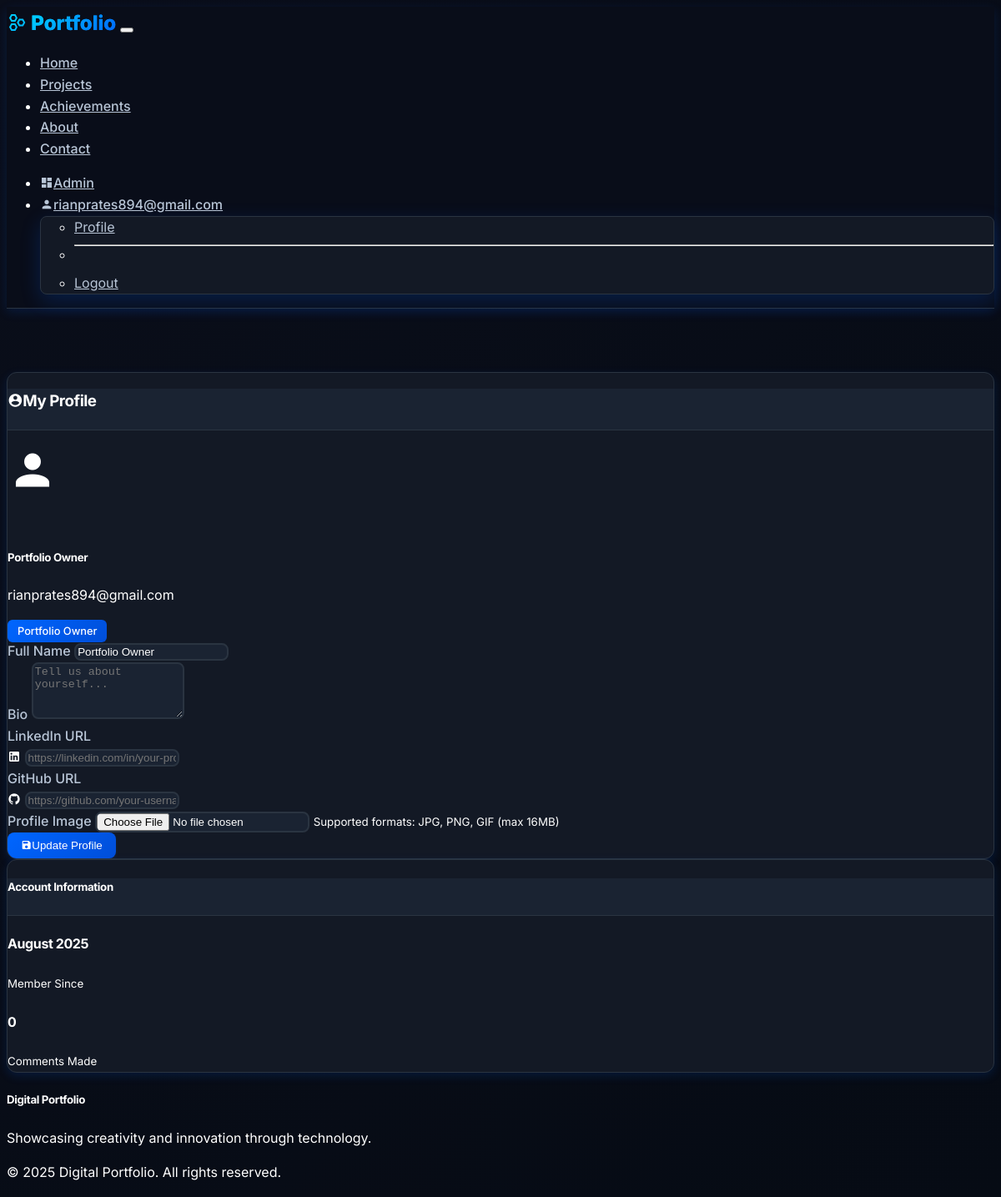
/auth/profile (signed in), run on the app's committed database.
### models.py (models this page shows)
class User(UserMixin, db.Model):
    id = db.Column(db.Integer, primary_key=True)
    username = db.Column(db.String(64), unique=True, nullable=False)
    email = db.Column(db.String(120), unique=True, nullable=False)
    password_hash = db.Column(db.String(256), nullable=False)
    full_name = db.Column(db.String(100))
    bio = db.Column(Text)
    profile_image = db.Column(db.String(200))
    linkedin_url = db.Column(db.String(300))
    github_url = db.Column(db.String(300))
    is_owner = db.Column(db.Boolean, default=False)
    created_at = db.Column(db.DateTime, default=datetime.utcnow)
    comments = db.relationship('Comment', backref='author', lazy=True)
    likes = db.relationship('Like', backref='user', lazy=True)

### routes/auth.py (the view, shortened to what this page needs)
@auth_bp.route('/profile', methods=['GET', 'POST'])
@login_required
def profile():
    form = ProfileForm()
    form.full_name.data = current_user.full_name
    form.bio.data = current_user.bio
    form.linkedin_url.data = current_user.linkedin_url
    form.github_url.data = current_user.github_url
    return render_template('auth/profile.html', form=form)

### forms.py
class ProfileForm(FlaskForm):
    full_name = StringField('Full Name', validators=[DataRequired(), Length(min=2, max=100)])
    bio = TextAreaField('Bio', validators=[Optional(), Length(max=500)])
    linkedin_url = StringField('LinkedIn URL', validators=[Optional(), URL()])
    github_url = StringField('GitHub URL', validators=[Optional(), URL()])
    profile_image = FileField('Profile Image', validators=[FileAllowed(['jpg', 'png', 'gif'])])

### app.py (called while the page is built)
@login_manager.user_loader
def load_user(user_id):
    from models import User
    return User.query.get(int(user_id))

### templates/auth/profile.html (shortened to what this page needs)
{% extends "base.html" %}
{% block content %}
<div class="container py-5">
    <div class="row">
        <div class="col-lg-8 mx-auto">
            <div class="card">
                <div class="card-header">
                    <h3 class="mb-0">
                        <i class="mdi mdi-account-circle me-2"></i>My Profile
                    </h3>
                </div>
                <div class="card-body">
                    <div class="row">
                        <div class="col-md-4 text-center mb-4">
                            <div class="mb-3">
                                {% if current_user.profile_image %}
                                    <img src="{{ url_for('static', filename=current_user.profile_image) }}"
                                         class="rounded-circle"
                                         width="120" height="120"
                                         alt="Profile Image">
                                {% else %}
                                    <div class="bg-primary rounded-circle d-inline-flex align-items-center justify-content-center"
                                         style="width: 120px; height: 120px;">
                                        <i class="mdi mdi-account text-white" style="font-size: 60px;"></i>
                                    </div>
                                {% endif %}
                            </div>
                            <h5>{{ current_user.full_name or current_user.username }}</h5>
                            <p class="text-muted">{{ current_user.email }}</p>
                            {% if current_user.is_owner %}
                                <span class="badge bg-primary">Portfolio Owner</span>
                            {% else %}
                                <span class="badge bg-secondary">Community Member</span>
                            {% endif %}
                        </div>
                        <div class="col-md-8">
                            <form method="POST" enctype="multipart/form-data">
                                <div class="mb-3">
                                    {{ form.full_name.label(class="form-label") }}
                                    {{ form.full_name(class="form-control") }}
                                </div>
                                <div class="mb-3">
                                    {{ form.bio.label(class="form-label") }}
                                    {{ form.bio(class="form-control", rows="4", placeholder="Tell us about yourself...") }}
                                </div>
                                <div class="mb-3">
                                    {{ form.linkedin_url.label(class="form-label") }}
                                    <div class="input-group">
                                        <span class="input-group-text">
                                            <i class="mdi mdi-linkedin"></i>
                                        </span>
                                        {{ form.linkedin_url(class="form-control", placeholder="https://linkedin.com/in/your-profile") }}
                                    </div>
                                </div>
                                <div class="mb-3">
                                    {{ form.github_url.label(class="form-label") }}
                                    <div class="input-group">
                                        <span class="input-group-text">
                                            <i class="mdi mdi-github"></i>
                                        </span>
                                        {{ form.github_url(class="form-control", placeholder="https://github.com/your-username") }}
                                    </div>
                                </div>
                                <div class="mb-3">
                                    {{ form.profile_image.label(class="form-label") }}
                                    {{ form.profile_image(class="form-control") }}
                                    <small class="text-muted">Supported formats: JPG, PNG, GIF (max 16MB)</small>
                                </div>
                                <button type="submit" class="btn btn-primary">
                                    <i class="mdi mdi-content-save me-2"></i>Update Profile
                                </button>
                            </form>
                        </div>
                    </div>
                </div>
            </div>
            <div class="card mt-4">
                <div class="card-header">
                    <h5 class="mb-0">Account Information</h5>
                </div>
                <div class="card-body">
                    <div class="row text-center">
                        <div class="col-md-6">
                            <div class="border-end">
                                <h4 class="fw-bold text-primary">{{ current_user.created_at.strftime('%B %Y') }}</h4>
                                <small class="text-muted">Member Since</small>
                            </div>
                        </div>
                        <div class="col-md-6">
                            <h4 class="fw-bold text-success">{{ current_user.comments|length }}</h4>
                            <small class="text-muted">Comments Made</small>
                        </div>
                    </div>
                </div>
            </div>
        </div>
    </div>
</div>
{% endblock %}

### templates/base.html (shortened to what this page needs)
<!DOCTYPE html>
<html lang="en" data-bs-theme="dark">
<head>
    <link href="https://cdn.replit.com/agent/bootstrap-agent-dark-theme.min.css" rel="stylesheet">
    <link href="https://cdn.materialdesignicons.com/7.2.96/css/materialdesignicons.min.css" rel="stylesheet">
    <link href="{{ url_for('static', filename='css/custom.css') }}" rel="stylesheet">
</head>
<body>
    <nav class="navbar navbar-expand-lg fixed-top">
        <div class="container">
            <a class="navbar-brand" href="{{ url_for('public.index') }}">
                <i class="mdi mdi-hexagon-multiple-outline me-2"></i>
                <span class="text-gradient">Portfolio</span>
            </a>
            <button class="navbar-toggler" type="button" data-bs-toggle="collapse" data-bs-target="#navbarNav">
            </button>
            <div class="collapse navbar-collapse" id="navbarNav">
                <ul class="navbar-nav me-auto">
                    <li class="nav-item">
                        <a class="nav-link" href="{{ url_for('public.index') }}">Home</a>
                    </li>
                    <li class="nav-item">
                        <a class="nav-link" href="{{ url_for('public.projects') }}">Projects</a>
                    </li>
                    <li class="nav-item">
                        <a class="nav-link" href="{{ url_for('public.achievements') }}">Achievements</a>
                    </li>
                    <li class="nav-item">
                        <a class="nav-link" href="{{ url_for('public.about') }}">About</a>
                    </li>
                    <li class="nav-item">
                        <a class="nav-link" href="{{ url_for('public.contact') }}">Contact</a>
                    </li>
                </ul>
                <ul class="navbar-nav">
                    {% if current_user.is_authenticated %}
                        {% if current_user.is_owner %}
                            <li class="nav-item">
                                <a class="nav-link" href="{{ url_for('admin.dashboard') }}">
                                    <i class="mdi mdi-view-dashboard me-1"></i>Admin
                                </a>
                            </li>
                        {% endif %}
                        <li class="nav-item dropdown">
                            <a class="nav-link dropdown-toggle" href="#" role="button" data-bs-toggle="dropdown">
                                <i class="mdi mdi-account me-1"></i>{{ current_user.username }}
                            </a>
                            <ul class="dropdown-menu">
                                <li><a class="dropdown-item" href="{{ url_for('auth.profile') }}">Profile</a></li>
                                <li><hr class="dropdown-divider"></li>
                                <li><a class="dropdown-item" href="{{ url_for('auth.logout') }}">Logout</a></li>
                            </ul>
                        </li>
                    {% endif %}
                </ul>
            </div>
        </div>
    </nav>
    <main>
        {% block content %}{% endblock %}
    </main>
    <footer class="bg-dark text-light py-4 mt-5">
        <div class="container">
            <div class="row">
                <div class="col-md-6">
                    <h5>Digital Portfolio</h5>
                    <p class="text-muted">Showcasing creativity and innovation through technology.</p>
                </div>
                <div class="col-md-6 text-end">
                    <p class="text-muted">&copy; 2025 Digital Portfolio. All rights reserved.</p>
                </div>
            </div>
        </div>
    </footer>
</body>
</html>

### static/css/custom.css (style rules this page uses)
:root { --primary-blue: #0066ff; --secondary-blue: #004ed9; --accent-cyan: #00d4ff; --success-green: #00c851; --warning-orange: #ff8800; --danger-red: #ff4444; --dark-bg: #0a0e1a; --darker-bg: #060b14; --card-bg: #131925; --surface-bg: #1a2332; --border-color: #2a3441; --text-primary: #ffffff; --text-secondary: #b8c5d6; --text-muted: #7a8999; --text-accent: var(--accent-cyan); --gradient-primary: linear-gradient(135deg, var(--primary-blue), var(--secondary-blue)); --gradient-accent: linear-gradient(135deg, var(--accent-cyan), var(--primary-blue)); --gradient-dark: linear-gradient(135deg, var(--dark-bg), var(--darker-bg)); --shadow-sm: 0 2px 4px rgba(0, 102, 255, 0.1); --shadow-md: 0 4px 12px rgba(0, 102, 255, 0.15); --shadow-lg: 0 8px 24px rgba(0, 102, 255, 0.2); --shadow-glow: 0 0 20px rgba(0, 212, 255, 0.3); --font-mono: 'JetBrains Mono', 'Fira Code', Consolas, monospace; --font-tech: 'Inter', -apple-system, BlinkMacSystemFont, system-ui, sans-serif; }
body { background: var(--gradient-dark); font-family: var(--font-tech); color: var(--text-primary); line-height: 1.6; min-height: 100vh; }
h1, h2, h3, h4, h5, h6 { font-weight: 700; letter-spacing: -0.025em; }
.text-gradient { background: var(--gradient-accent); -webkit-background-clip: text; -webkit-text-fill-color: transparent; background-clip: text; }
.navbar { background: rgba(10, 14, 26, 0.95) !important; backdrop-filter: blur(20px); border-bottom: 1px solid var(--border-color); box-shadow: var(--shadow-md); transition: all 0.3s ease; }
.navbar-brand { font-weight: 800; font-size: 1.5rem; background: var(--gradient-accent); -webkit-background-clip: text; -webkit-text-fill-color: transparent; background-clip: text; }
.nav-link { color: var(--text-secondary) !important; font-weight: 500; transition: all 0.3s ease; position: relative; }
.card { background: var(--card-bg) !important; border: 1px solid var(--border-color) !important; border-radius: 12px !important; box-shadow: var(--shadow-md); transition: all 0.3s ease; overflow: hidden; }
.card-header { background: var(--surface-bg) !important; border-bottom: 1px solid var(--border-color) !important; font-weight: 600; }
.btn { font-weight: 500; border-radius: 8px; padding: 0.5rem 1rem; transition: all 0.3s ease; border: none; }
.btn-primary { background: var(--gradient-primary) !important; color: white !important; box-shadow: var(--shadow-sm); }
.badge { font-weight: 500; padding: 0.375rem 0.75rem; border-radius: 6px; font-size: 0.8rem; }
.badge.bg-primary { background: var(--gradient-primary) !important; }
.form-control, .form-select { background: var(--surface-bg) !important; border: 2px solid var(--border-color) !important; color: var(--text-primary) !important; border-radius: 8px; transition: all 0.3s ease; }
.form-label { color: var(--text-secondary); font-weight: 500; margin-bottom: 0.5rem; }
.dropdown-menu { background: var(--card-bg) !important; border: 1px solid var(--border-color) !important; border-radius: 8px !important; box-shadow: var(--shadow-lg) !important; }
.dropdown-item { color: var(--text-secondary) !important; transition: all 0.3s ease; }
.btn-primary { position: relative; overflow: hidden; }
.btn-primary::before { content: ''; position: absolute; top: 0; left: -100%; width: 100%; height: 100%; background: linear-gradient(90deg, transparent, rgba(255,255,255,0.2), transparent); transition: left 0.5s; }

### data on the page
User: username "rianprates894@gmail.com", full_name "Portfolio Owner", email "rianprates894@gmail.com", created_at "August 2025"

### other printed values
{{ current_user.comments|length }} "0"
